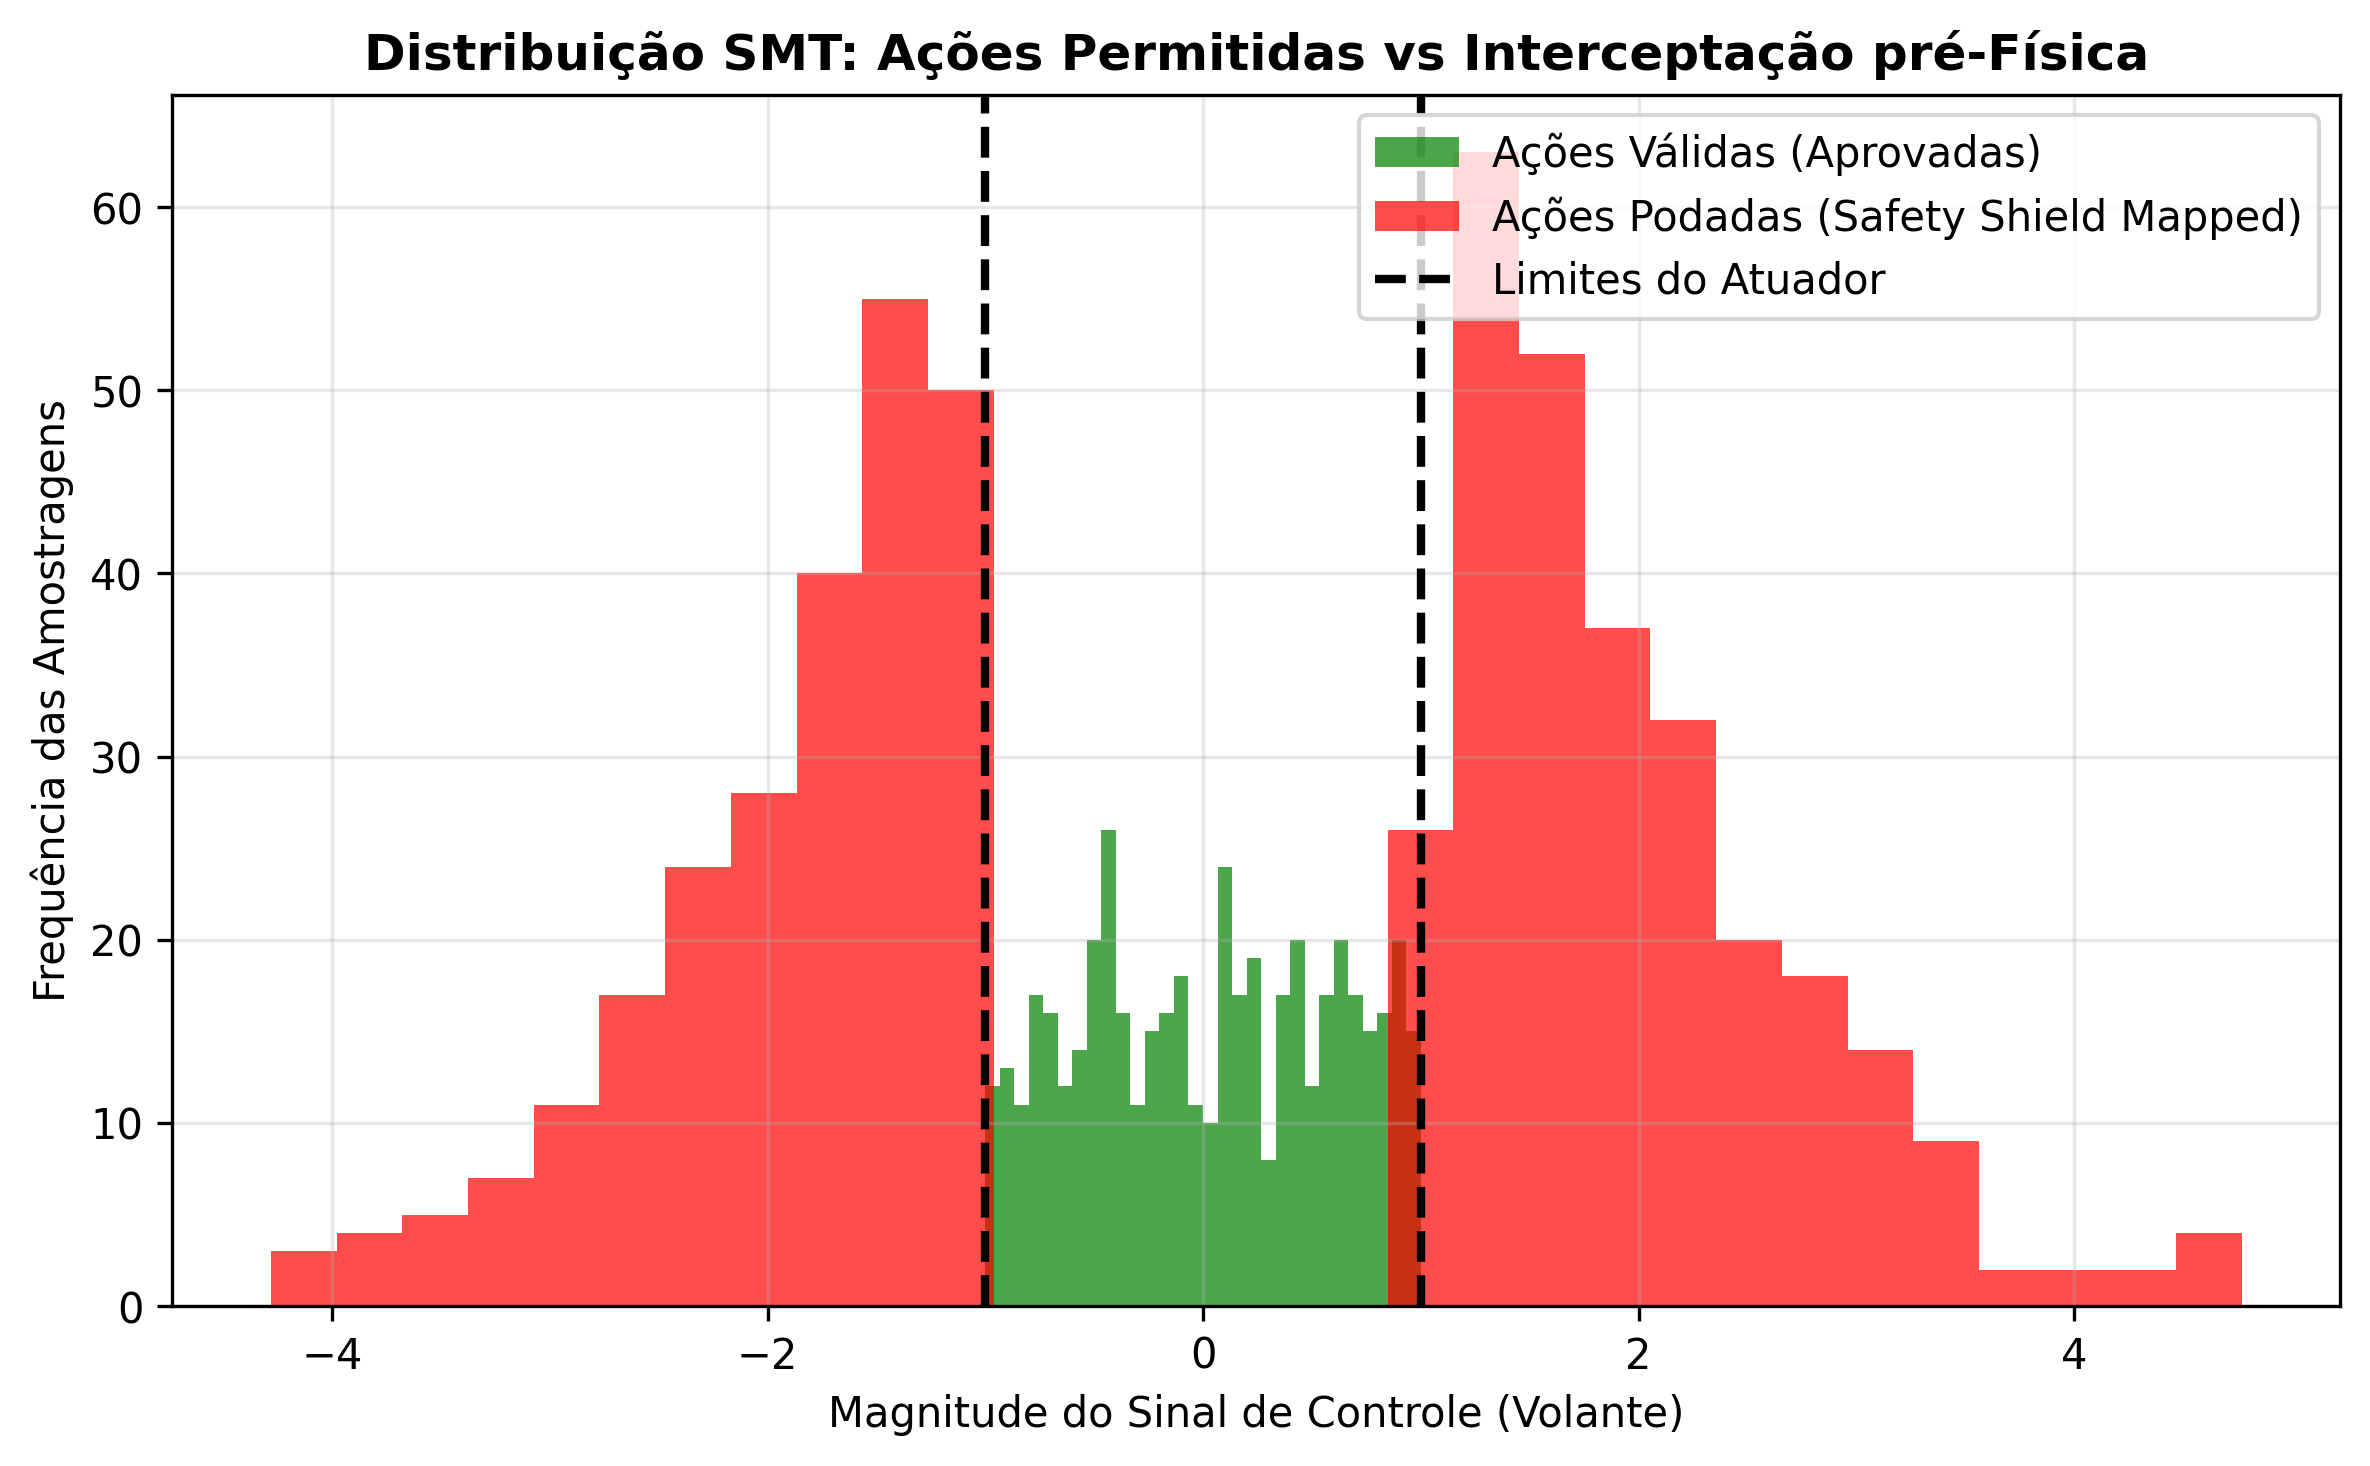

Write Python code to recreate this figure.
import matplotlib.pyplot as plt
import numpy as np

# RL Action distribution pre and post shield
actions = np.random.normal(0, 1.5, 1000)
safe_actions = actions[(actions >= -1.0) & (actions <= 1.0)]
pruned_actions = actions[(actions < -1.0) | (actions > 1.0)]

plt.figure(figsize=(8, 5))
plt.hist(safe_actions, bins=30, color='green', alpha=0.7, label='Ações Válidas (Aprovadas)')
plt.hist(pruned_actions, bins=30, color='red', alpha=0.7, label='Ações Podadas (Safety Shield Mapped)')
plt.axvline(-1.0, color='black', linestyle='--', linewidth=2, label='Limites do Atuador')
plt.axvline(1.0, color='black', linestyle='--', linewidth=2)
plt.title('Distribuição SMT: Ações Permitidas vs Interceptação pré-Física', fontweight='bold')
plt.xlabel('Magnitude do Sinal de Controle (Volante)')
plt.ylabel('Frequência das Amostragens')
plt.legend()
plt.grid(True, alpha=0.3)
plt.tight_layout()
plt.savefig('plot_rl_shield.png', dpi=300, bbox_inches='tight')
print("Saved plot_rl_shield.png")
